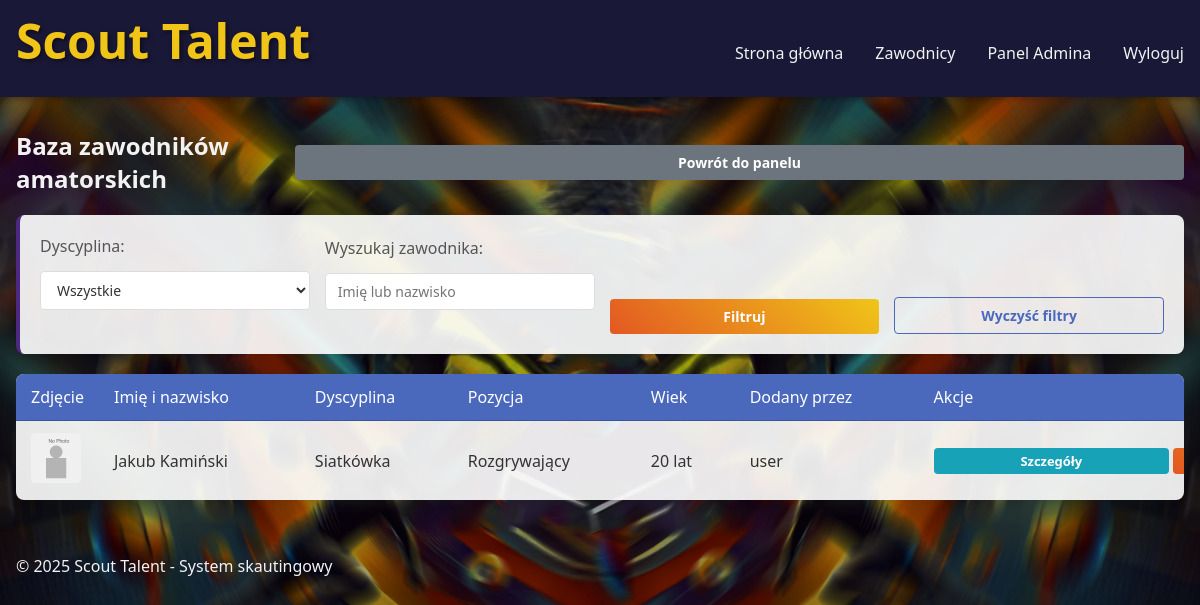
/admin/amateur-players (signed in), run on the app's committed database.
### app/models.py (models this page shows, shortened)
class Player(db.Model):
    id = db.Column(db.Integer, primary_key=True)
    first_name = db.Column(db.String(64), nullable=False)
    last_name = db.Column(db.String(64), nullable=False)
    height = db.Column(db.Float)  # w cm
    weight = db.Column(db.Float)  # w kg
    birth_date = db.Column(db.Date)
    position = db.Column(db.String(64))
    photo = db.Column(db.String(255), nullable=True)  # Path to player photo
    is_amateur = db.Column(db.Boolean, default=False)  # True for amateur players, False for professional
    sport_id = db.Column(db.Integer, db.ForeignKey('sport.id'))
    scout_id = db.Column(db.Integer, db.ForeignKey('user.id'))
    physical_tests = db.relationship('PhysicalTest', backref='player', lazy='dynamic')
    match_stats = db.relationship('MatchStat', backref='player', lazy='dynamic')

class Sport(db.Model):
    id = db.Column(db.Integer, primary_key=True)
    name = db.Column(db.String(64), unique=True, nullable=False)
    description = db.Column(db.Text)
    players = db.relationship('Player', backref='sport', lazy='dynamic')

class User(UserMixin, db.Model):
    id = db.Column(db.Integer, primary_key=True)
    username = db.Column(db.String(64), unique=True, nullable=False)
    email = db.Column(db.String(120), unique=True, nullable=False)
    password_hash = db.Column(db.String(128))
    role = db.Column(db.String(20), default='user')  # user, scout, club_manager, admin
    profile_picture = db.Column(db.String(200), nullable=True)  # Path to profile picture file
    status = db.Column(db.String(20), default='amateur')  # pro/amateur
    players = db.relationship('Player', backref='scout', lazy='dynamic')
    club_id = db.Column(db.Integer, db.ForeignKey('club.id'), nullable=True)

### app/routes/admin_routes.py (the view)
    def decorated_view(*args, **kwargs):
        if not current_user.is_authenticated or current_user.role != 'admin':
            abort(403)  # Forbidden
        return func(*args, **kwargs)

### app/models.py (called while the page is built)
@login_manager.user_loader
def load_user(id):
    return User.query.get(int(id))

### app/routes/admin_routes.py (called while the page is built)
def admin_required(func):
    def decorated_view(*args, **kwargs):
        if not current_user.is_authenticated or current_user.role != 'admin':
            abort(403)  # Forbidden
        return func(*args, **kwargs)
    decorated_view.__name__ = func.__name__
    return decorated_view

@admin.route('/amateur-players')
@login_required
@admin_required
def amateur_players():
    sport_id = request.args.get('sport', type=int)
    search = request.args.get('search', '')
    query = Player.query.filter_by(is_amateur=True)
    if sport_id:
        query = query.filter_by(sport_id=sport_id)
    if search:
        query = query.filter(
            (Player.first_name.ilike(f'%{search}%')) |
            (Player.last_name.ilike(f'%{search}%'))
        )
    sports = Sport.query.all()
    now = date.today()
    players = query.order_by(Player.last_name).all()
    return render_template(
        'admin/amateur_players.html',
        players=players,
        sports=sports,
        sport_id=sport_id,
        search=search,
        now=now
    )

### app/templates/admin/amateur_players.html (shortened to what this page needs)
{% extends 'base.html' %}
{% block content %}
<section class="admin-section">
    <div class="header-section">
        <h1>Baza zawodników amatorskich</h1>
        <a href="{{ url_for('admin.dashboard') }}" class="btn btn-secondary">Powrót do panelu</a>
    </div>
    <div class="filters card">
        <form method="GET" action="{{ url_for('admin.amateur_players') }}" class="filter-form">
            <div class="form-group">
                <label for="sport">Dyscyplina:</label>
                <select name="sport" id="sport" class="form-control">
                    <option value="">Wszystkie</option>
                </select>
            </div>
            <div class="form-group">
                <label for="search">Wyszukaj zawodnika:</label>
                <input type="text" name="search" id="search" class="form-control" placeholder="Imię lub nazwisko" value="{{ search }}">
            </div>
            <button type="submit" class="btn btn-primary">Filtruj</button>
            <a href="{{ url_for('admin.amateur_players') }}" class="btn btn-outline">Wyczyść filtry</a>
        </form>
    </div>
    {% if players %}
        <div class="table-responsive">
            <table class="data-table">
                <thead>
                    <tr>
                        <th>Zdjęcie</th>
                        <th>Imię i nazwisko</th>
                        <th>Dyscyplina</th>
                        <th>Pozycja</th>
                        <th>Wiek</th>
                        <th>Dodany przez</th>
                        <th>Akcje</th>
                    </tr>
                </thead>
                <tbody>
                    {% for player in players %}
                        <tr>
                            <td class="photo-cell">
                                {% if player.photo %}
                                    <img src="{{ player.photo.replace('.', '_thumb.') }}" alt="Zdjęcie {{ player.first_name }}" class="player-img-small">
                                {% else %}
                                    <img src="{{ url_for('static', filename='img/default_player.png') }}" alt="Zdjęcie {{ player.first_name }}" class="player-img-small">
                                {% endif %}
                            </td>
                            <td>{{ player.first_name }} {{ player.last_name }}</td>
                            <td>{{ player.sport.name }}</td>
                            <td>{{ player.position }}</td>
                            <td>
                                {% if player.birth_date %}
                                    {{ ((now - player.birth_date).days / 365)|round|int }} lat
                                {% else %}
                                    -
                                {% endif %}
                            </td>
                            <td>{{ player.scout.username }}</td>
                            <td class="actions-cell">
                                <a href="{{ url_for('players.detail', player_id=player.id) }}" class="btn btn-sm btn-info">Szczegóły</a>
                                <form method="POST" action="{{ url_for('admin.promote_amateur', player_id=player.id) }}" style="display: inline;">
                                    <button type="submit" class="btn btn-sm btn-primary" onclick="return confirm('Czy na pewno chcesz awansować tego zawodnika do statusu profesjonalnego?')">Awansuj</button>
                                </form>
                            </td>
                        </tr>
                    {% endfor %}
                </tbody>
            </table>
        </div>
    {% else %}
        <div class="no-results card">
            <p>Nie znaleziono zawodników amatorskich spełniających podane kryteria.</p>
        </div>
    {% endif %}
</section>
{% endblock %}

### app/static/css/style.css (style rules this page uses)
:root { --primary-color: #4c2882; --secondary-color: #e25822; --accent-color: #f0c518; --background-color: #0a2a4a; --text-color: #f2f2f2; --dark-accent: #1a1837; --light-bg: #f5f7fa; --dark-text: #333333; --card-border: #4c2882; --card-bg: rgba(255, 255, 255, 0.9); --header-bg: rgba(26, 24, 55, 0.9); --header-text: #f0c518; --gradient-primary: linear-gradient(135deg, var(--primary-color), var(--dark-accent)); --gradient-secondary: linear-gradient(45deg, var(--secondary-color), var(--accent-color)); }
* { margin: 0; padding: 0; box-sizing: border-box; font-family: 'Segoe UI', Tahoma, Geneva, Verdana, sans-serif; }
body { background-image: url('../images/background.png'); background-size: cover; background-position: center; color: var(--text-color); min-height: 100vh; }
.form-group { margin-bottom: 1.5rem; }
.form-control { width: 100%; padding: 12px; border: none; border-radius: 5px; background: rgba(30, 30, 60, 0.8); color: var(--text-color); font-size: 1rem; margin-top: 0.5rem; }
.btn { width: 100%; padding: 12px; border: none; border-radius: 5px; cursor: pointer; font-size: 1rem; font-weight: bold; transition: all 0.3s ease; }
.btn-primary { background: var(--gradient-secondary); color: var(--dark-accent); }
.card { background-color: var(--card-bg); border-radius: 8px; box-shadow: 0 4px 8px rgba(0, 0, 0, 0.1); padding: 20px; transition: transform 0.3s ease, box-shadow 0.3s ease; color: var(--dark-text); border-left: 4px solid var(--card-border); }
.data-table { width: 100%; border-collapse: collapse; margin-bottom: 15px; background-color: var(--card-bg); border-radius: 8px; overflow: hidden; box-shadow: 0 2px 8px rgba(0, 0, 0, 0.1); }
.data-table th, .data-table td { padding: 12px 15px; text-align: left; border-bottom: 1px solid rgba(0, 0, 0, 0.1); color: var(--dark-text); }
.data-table th { background-color: var(--primary-color); font-weight: bold; color: white; }
.btn { display: inline-block; padding: 8px 16px; background-color: var(--primary-color); color: white; text-decoration: none; border-radius: 4px; font-size: 14px; transition: all 0.3s ease; border: none; cursor: pointer; text-align: center; }
.btn-sm { padding: 5px 10px; font-size: 12px; }
.btn-primary { background: var(--gradient-secondary); color: var(--dark-accent); font-weight: bold; }
.filters { background-color: rgba(255, 255, 255, 0.9); padding: 20px; border-radius: 8px; margin-bottom: 20px; box-shadow: 0 2px 8px rgba(0, 0, 0, 0.1); }
.filter-form { display: flex; flex-wrap: wrap; gap: 15px; }
.filter-form .form-group { flex: 1; min-width: 200px; }
.filter-form label { display: block; margin-bottom: 5px; color: var(--dark-text); font-weight: bold; }
.filter-form .form-control { background-color: white; border: 1px solid #ddd; color: var(--dark-text); }

### app/templates/admin/amateur_players.html (style rules this page uses)
.admin-section { margin-bottom: 40px; }
.header-section { display: flex; justify-content: space-between; align-items: center; margin-bottom: 20px; }
.card { background-color: rgba(255, 255, 255, 0.9); border-radius: 8px; box-shadow: 0 2px 10px rgba(0, 0, 0, 0.1); padding: 20px; margin-bottom: 20px; }
.filter-form { display: grid; grid-template-columns: repeat(auto-fill, minmax(250px, 1fr)); gap: 15px; align-items: end; }
.form-control { width: 100%; padding: 8px 12px; border: 1px solid #ddd; border-radius: 4px; font-size: 14px; }
.form-group label { display: block; margin-bottom: 6px; color: #555; font-weight: 500; }
.btn { padding: 8px 16px; border-radius: 4px; font-size: 14px; cursor: pointer; text-decoration: none; border: none; display: inline-block; }
.btn-primary { background-color: #4a69bd; color: white; }
.btn-secondary { background-color: #6c757d; color: white; }
.btn-info { background-color: #17a2b8; color: white; }
.btn-outline { background-color: transparent; color: #4a69bd; border: 1px solid #4a69bd; }
.btn-sm { padding: 4px 10px; font-size: 13px; }
.table-responsive { overflow-x: auto; }
.data-table { width: 100%; border-collapse: collapse; background-color: rgba(255, 255, 255, 0.9); border-radius: 8px; overflow: hidden; box-shadow: 0 2px 10px rgba(0, 0, 0, 0.1); }
.data-table th { background-color: #4a69bd; color: white; padding: 12px 15px; text-align: left; font-weight: 500; }
.data-table td { padding: 12px 15px; border-bottom: 1px solid #eee; color: #333; }
.data-table tr:last-child td { border-bottom: none; }
.photo-cell { width: 60px; }
.player-img-small { width: 50px; height: 50px; object-fit: cover; border-radius: 4px; }
.actions-cell { white-space: nowrap; }

### data on the page
Player: first_name "Jakub", last_name "Kamiński", sport.name "Siatkówka", position "Rozgrywający", ((now-player.birth_date).days/365)|round|int "20", scout.username "user"
